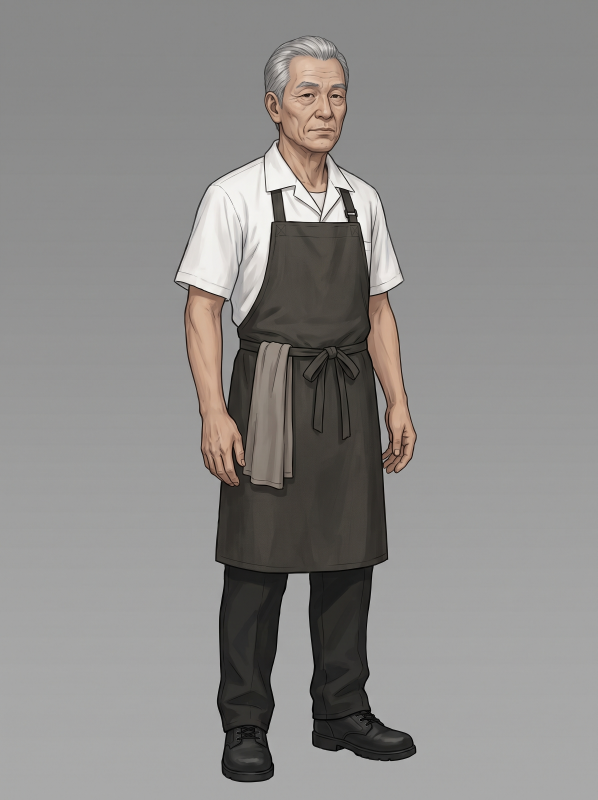
#> input picture art-src/cast3d-refs/toko-ref-A.png, 1792 x 2400 px (shown at 1/3 size)
$ python -i strip_glb_texture.py   (imports and definitions only)
#> lines starting #> are read from the running program, lines starting #| are printed output that depends on the picture
#!/usr/bin/env python
"""Strip embedded textures out of a .glb, keeping geometry, skin and animation.

    python art-src/tools/strip_glb_texture.py in.glb out.glb

WHY. Meshy returns each animation clip as a COMPLETE character: mesh, skeleton,
clip, and a copy of the same 6.5MB PNG every time. Four clips is 28MB of which
26MB is one texture repeated four times, and this repository exists partly
because binary art does not diff (`CLAUDE.md`).

The base character already carries the texture. The clips only need to bring
their animation, so the image is removed and the material left untextured —
Godot binds the clip to the character that already has one.

HOW A GLB IS BUILT, since this edits one by hand:

    12-byte header, then chunks of [uint32 length][uint32 type][payload]
      type 0x4E4F534A  JSON   the glTF document
      type 0x004E4942  BIN    every buffer the document points into

Images live in the BIN chunk like everything else, addressed by a bufferView.
Removing one means dropping the image, rebuilding the BIN without its bytes,
and RE-POINTING every surviving bufferView at its new offset — a bufferView
whose offset is stale is worse than a large file, because it decodes to
garbage rather than failing.
"""

import json
import struct
import sys

JSON_CHUNK = 0x4E4F534A
BIN_CHUNK = 0x004E4942


def read_glb(path: str):
    d = open(path, "rb").read()
    if d[:4] != b"glTF":
        raise SystemExit("%s is not a glb" % path)
    off, js, binary = 12, None, b""
    while off < len(d):
        ln, ty = struct.unpack_from("<II", d, off)
        payload = d[off + 8: off + 8 + ln]
        if ty == JSON_CHUNK:
            js = json.loads(payload)
        elif ty == BIN_CHUNK:
            binary = payload
        off += 8 + ln
    if js is None:
        raise SystemExit("%s has no JSON chunk" % path)
    return js, binary


def pad4(b: bytes, fill: bytes) -> bytes:
    return b + fill * ((4 - len(b) % 4) % 4)


def strip(src: str, dst: str, resize: int = 0) -> None:
    """resize > 0 keeps the texture but shrinks it to that many pixels square.

    Removing the image is right for an ANIMATION clip, which only needs to bring
    its motion — the character already has a texture. It is wrong for a
    CHARACTER, where the texture is the difference between six people. Meshy
    returns those at 2048 square, which is far more than a figure a hundred
    pixels tall on screen can show.
    """
    js, binary = read_glb(src)
    images = js.get("images", [])
    if not images:
        print("no embedded images in %s; copied unchanged" % src)
        open(dst, "wb").write(open(src, "rb").read())
        return

    drop = {im["bufferView"] for im in images if "bufferView" in im}

    # In resize mode nothing is dropped; the image bytes are replaced in place
    # and the views after it shift by the difference.
    replace = {}
    if resize > 0:
        from PIL import Image
        import io as _io
        for im in images:
            bv = js["bufferViews"][im["bufferView"]]
            raw = binary[bv.get("byteOffset", 0): bv.get("byteOffset", 0) + bv["byteLength"]]
            pic = Image.open(_io.BytesIO(raw)).convert("RGB")
            pic = pic.resize((resize, resize), Image.LANCZOS)
            buf = _io.BytesIO()
            pic.save(buf, "PNG", optimize=True)
            replace[im["bufferView"]] = buf.getvalue()
        drop = set()

    # Rebuild the BIN chunk without the dropped views, remembering where each
    # surviving view moved to.
    views = js.get("bufferViews", [])
    keep, moved, out = [], {}, bytearray()
    for i, v in enumerate(views):
        if i in drop:
            continue
        start = v.get("byteOffset", 0)
        chunk = replace.get(i) or binary[start:start + v["byteLength"]]
        v = dict(v)
        v["byteLength"] = len(chunk)
        moved[i] = len(keep)
        v["byteOffset"] = len(out)
        keep.append(v)
        out += chunk
        out += b"\x00" * ((4 - len(out) % 4) % 4)

    # Every index into bufferViews has to follow them.
    for acc in js.get("accessors", []):
        if "bufferView" in acc:
            acc["bufferView"] = moved[acc["bufferView"]]
    for mesh in js.get("meshes", []):
        for prim in mesh.get("primitives", []):
            for tgt in prim.get("targets", []) or []:
                pass  # targets index accessors, already remapped above

    js["bufferViews"] = keep
    js["buffers"] = [{"byteLength": len(out)}]
    if resize <= 0:
        js.pop("images", None)
        js.pop("samplers", None)
        js.pop("textures", None)
        for m in js.get("materials", []):
            pbr = m.get("pbrMetallicRoughness", {})
            pbr.pop("baseColorTexture", None)
            pbr.pop("metallicRoughnessTexture", None)
            m.pop("normalTexture", None)
            m.pop("emissiveTexture", None)
            m.pop("occlusionTexture", None)
    else:
        for im in js.get("images", []):
            if "bufferView" in im:
                im["bufferView"] = moved[im["bufferView"]]
                im["mimeType"] = "image/png"

    js_bytes = pad4(json.dumps(js, separators=(",", ":")).encode("utf-8"), b" ")
    bin_bytes = pad4(bytes(out), b"\x00")
    total = 12 + 8 + len(js_bytes) + 8 + len(bin_bytes)
    with open(dst, "wb") as f:
        f.write(b"glTF" + struct.pack("<II", 2, total))
        f.write(struct.pack("<II", len(js_bytes), JSON_CHUNK) + js_bytes)
        f.write(struct.pack("<II", len(bin_bytes), BIN_CHUNK) + bin_bytes)

    a, b = len(open(src, "rb").read()), total
    what = ("%d image(s) resized to %d" % (len(images), resize)) if resize > 0         else ("%d image(s) removed" % len(images))
    print("%s -> %s  %.1f MB -> %.1f MB  (%s)"
          % (src.split("/")[-1], dst.split("/")[-1], a / 1048576, b / 1048576, what))


# [5 lines not run here, left out]

>>> import cv2
>>> picture = cv2.imread('../cast3d-refs/toko-ref-A.png', cv2.IMREAD_GRAYSCALE)
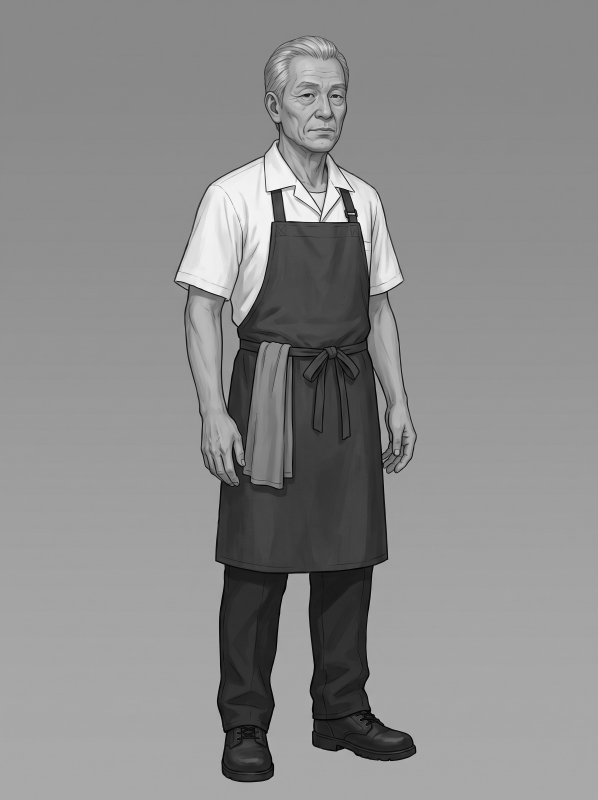
#> picture: shape (2400, 1792) (shown at 1/3 size); min 0, max 255, mean 139.7
>>> result = strip(picture, 'out.png')
#> (the run stopped early here; a loop or call above may not have finished)
